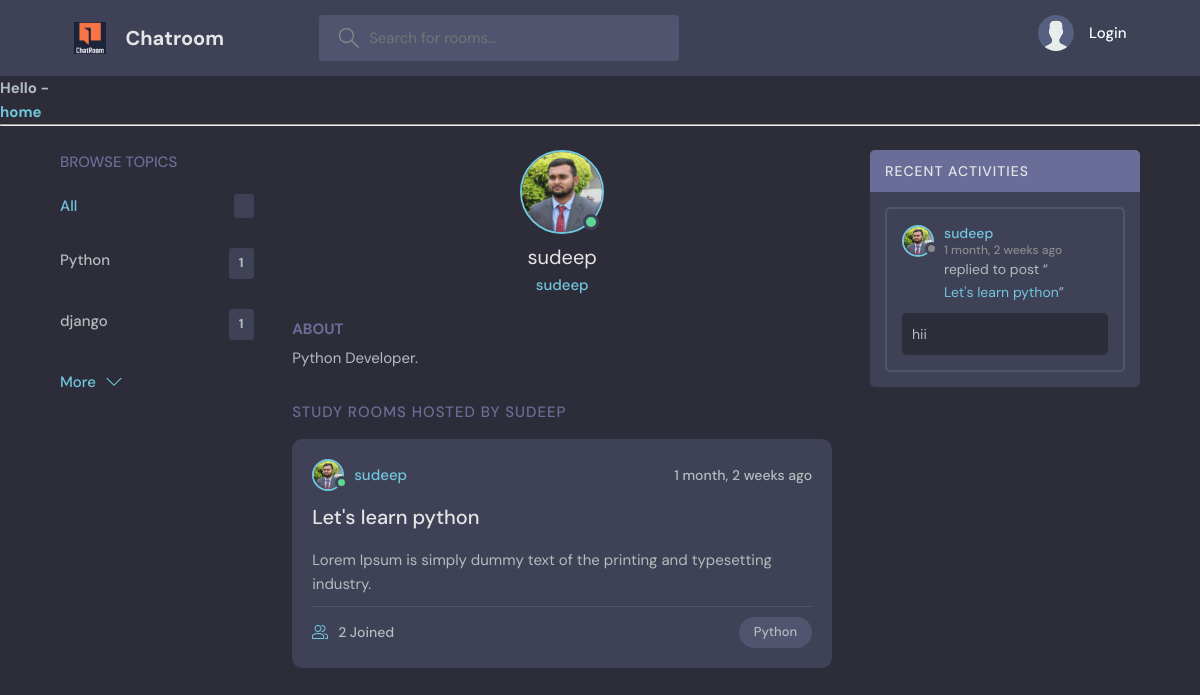
The app's page /room-profile/1/, older data.
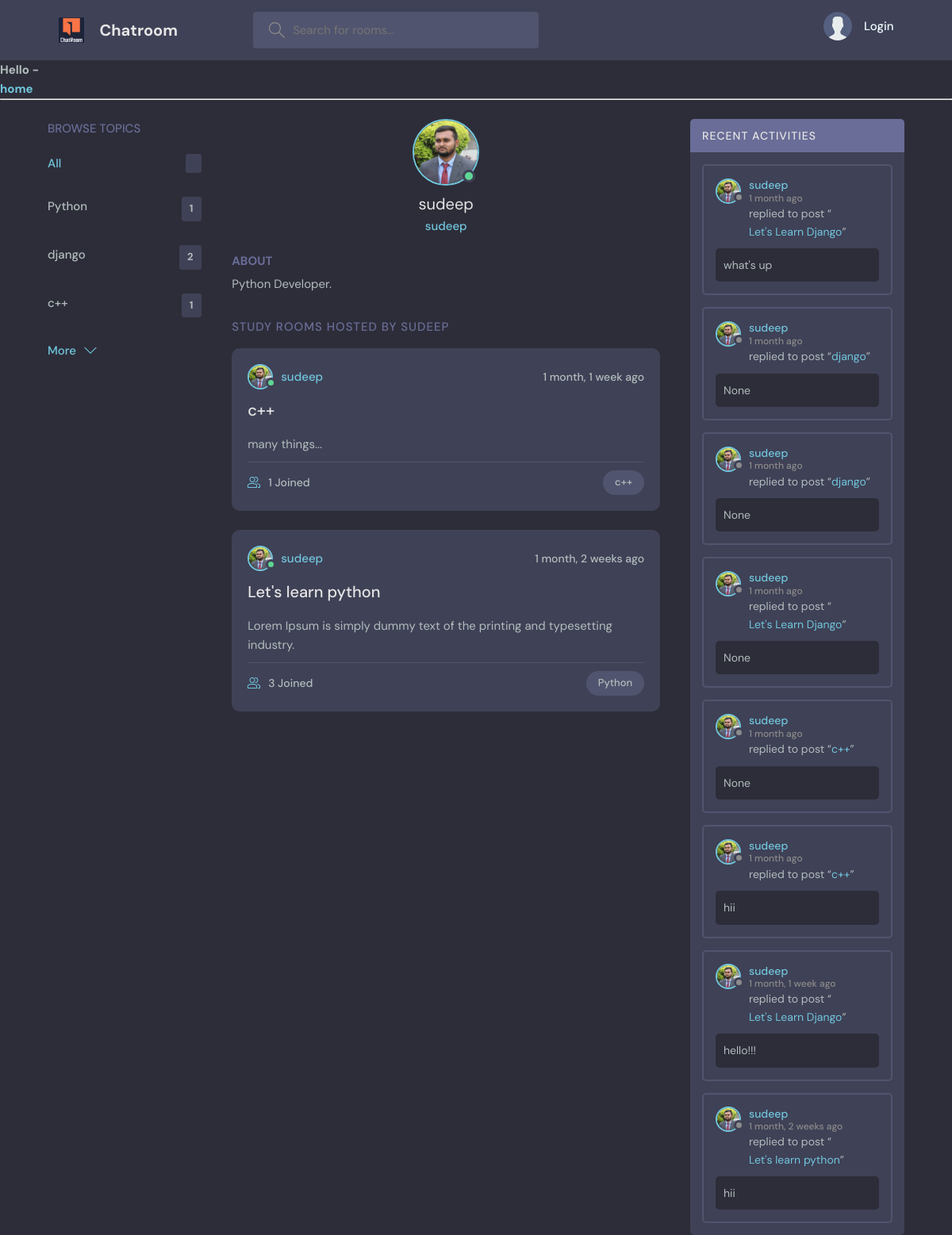
The same page, newer data.
### base/models.py (models this page shows, shortened)
class Topic(models.Model):
    name=models.CharField(max_length=200)

class User(AbstractUser):
    name=models.CharField(max_length=200,null=True)
    email=models.EmailField(unique=True,null=True)
    about=models.TextField(null=True)
    avatar=models.ImageField(null=True,default='avatar.svg')
    USERNAME_FIELD='email'
    REQUIRED_FIELDS=[]

class Room(models.Model):
    host=models.ForeignKey(User,on_delete=models.SET_NULL,null=True)
    topic=models.ForeignKey(Topic,on_delete=models.SET_NULL,null=True)
    name=models.CharField(max_length=200)
    description=models.TextField(null=True,blank=True)
    participants=models.ManyToManyField(User,related_name='participants',blank=True)
    created=models.DateTimeField(auto_now_add=True)
    updated=models.DateTimeField(auto_now=True)
    class Meta:
        ordering=['-updated','-created']

class Messages(models.Model):
    user=models.ForeignKey(User,on_delete=models.CASCADE)
    room=models.ForeignKey(Room,on_delete=models.CASCADE)
    body=models.TextField(null=True,blank=True)
    created=models.DateTimeField(auto_now_add=True)
    updated=models.DateTimeField(auto_now=True)
    class Meta:
        ordering=['-updated','-created']

### base/views.py (the view)
# urls.py: path('room-profile/<str:pk>/',views.room_profile,name='room-profile'),
def room_profile(request,pk):
    user=User.objects.get(id=pk)
    rooms=user.room_set.all()
    room_messages=user.messages_set.all()
    topics=Topic.objects.all()
    context={'user':user,'rooms':rooms,'room_messages':room_messages,'topics':topics}
    return render(request,'base/profile.html',context)

### base/templates/base/profile.html (shortened to what this page needs)
{% extends 'main.html' %}
{%  block start %}
  <main class="profile-page layout layout--3">
    <div class="container">
      {% include 'base/topic_component.html' %}
      <div class="roomList">
        <div class="profile">
          <div class="profile__avatar">
            <div class="avatar avatar--large active">
              <img src="{{user.avatar.url}}" />
            </div>
          </div>
          <div class="profile__info">
            <h3>{{user.username}}</h3>
            <p>{{user.username}}</p>
          </div>
          <div class="profile__about">
            <h3>About</h3>
            <p>
             {{user.about}}
            </p>
          </div>
        </div>
        <div class="roomList__header">
          <div>
            <h2>Study Rooms Hosted by {{user.username}} </a>
            </h2>
          </div>
        </div>
        {% include 'base/room_component.html' %}
      </div>
      {% include 'base/activity_component.html' %}
    </div>
  </main>
{% endblock %}

### templates/main.html (shortened to what this page needs)
<!DOCTYPE html>
{% load static %}
<html lang="en">
  <head>
    <link rel="stylesheet" href="{% static 'style/style.css' %}" />
  </head>
  <body>
    {% include 'nav.html' %}
    {%  block start %}
    {% endblock %}
  </body>
</html>

### templates/nav.html (shortened to what this page needs)
{% load static %}
<header class="header header--loggedIn">
    <div class="container">
      <a href="{% url 'home' %}" class="header__logo">
        <img src="{% static 'images/logo.PNG' %}" />
        <h1>Chatroom</h1>
      </a>
      <form class="header__search" method="=GET" action="{% url 'home' %}">
        <label>
          <input name="q" placeholder="Search for rooms..." />
        </label>
      </form>
      <nav class="header__menu">
        {% if request.user.is_authenticated %}
        Logged In
        <div class="header__user">
          <a href="{% url 'update-user' %}">
            <div class="avatar avatar--medium active">
              <img src="{{request.user.avatar.url}}" />
            </div>
            <p>{{request.user.username}} <span>{{request.user.username}}</span></p>
          </a>
          <button class="dropdown-button">
            <svg version="1.1" xmlns="http://www.w3.org/2000/svg" width="32" height="32" viewBox="0 0 32 32">
              <title>chevron-down</title>
              <path d="M16 21l-13-13h-3l16 16 16-16h-3l-13 13z"></path>
            </svg>
          </button>
        </div>
        {% else %}
         <a href="{% url 'login' %}">
          <img src="{% static 'images/avatar.svg' %}">
          <p style="color: azure;">Login</p>
        </a>
        {%endif%}
      </nav>
    </div>
  </header>
<strong>Hello -  {{request.user.username}}</strong><br>
<a href="{% url 'home' %}">
 <h3>home</h3>
</a>
<hr>

### base/templates/base/topic_component.html
<div class="topics">
   <div class="topics__header">
     <h2>Browse Topics</h2>
   </div>
   <ul class="topics__list">
     <li>
       <a href="{% url 'home' %}" class="active">All <span>{{room_count}}</span></a>
     </li>
     {% for topic in topics %}
     <li>
       <a href="{% url 'home' %}?q={{topic.name}}">{{topic.name}}<span> {{topic.room_set.all.count}} </span></a>
     </li>
     {% endfor %}
   </ul>
   <a class="btn btn--link" href="{% url 'topics' %}">
     More
     <svg version="1.1" xmlns="http://www.w3.org/2000/svg" width="32" height="32" viewBox="0 0 32 32">
       <title>chevron-down</title>
       <path d="M16 21l-13-13h-3l16 16 16-16h-3l-13 13z"></path>
     </svg>
   </a>
 </div>

### base/templates/base/room_component.html (shortened to what this page needs)
{% for room in rooms %}
<div class="roomListRoom">
    <div class="roomListRoom__header">
      <a href="{% url 'room-profile' room.host.id %}" class="roomListRoom__author">
        <div class="avatar avatar--small active">
          <img src="{{room.host.avatar.url}}" />
        </div>
        <span>{{room.host.username}}</span>
      </a>
      <div class="roomListRoom__actions">
        <span>{{room.created|timesince}} ago</span>
      </div>
    </div>
    <div class="roomListRoom__content">
      <a href="{% url 'room' room.id %}">{{room.name}}</a>
      <p>
        {{room.description}}
      </p>
    </div>
    <div class="roomListRoom__meta">
      <a href="{% url 'room' room.id %}" class="roomListRoom__joined">
       {{room.participants.all.count}} Joined
      </a>
      <p class="roomListRoom__topic">{{room.topic.name}}</p>
    </div>
  </div>
{% endfor %}

### base/templates/base/activity_component.html (shortened to what this page needs)
<div class="activities">
    <div class="activities__header">
      <h2>Recent Activities</h2>
    </div>
    {% for message in room_messages %}
    <div class="activities__box">
      <div class="activities__boxHeader roomListRoom__header">
        <a href="{% url 'room-profile' message.user.id %}" class="roomListRoom__author">
          <div class="avatar avatar--small">
            <img src="{{message.user.avatar.url}}" />
          </div>
          <p>
            {{message.user.username}}
            <span>{{message.created|timesince}} ago</span>
          </p>
        </a>
      </div>
      <div class="activities__boxContent">
        <p>replied to post “<a href="{% url 'room' message.room.id %}">{{message.room.name}}</a>”</p>
        <div class="activities__boxRoomContent">
            {{message.body}}
        </div>
      </div>
    </div>
    {% endfor %}
  </div>

Row changes from the older to the newer data that the page shows:
computed for Topic "django": room_set.all.count "1" → "2"
added Topic: name "c++", room_set.all.count "1"
added Room: host.avatar (picture), host.username "sudeep", created "1 month, 1 week", name "c++", description "many things...", participants.all.count "1", topic.name "c++"
computed for Room "Let's learn python": participants.all.count "2" → "3"
added Messages: user.avatar (picture), user.username "sudeep", created "1 month", room.name "Let's Learn Django", body "what's up"
added Messages: user.avatar (picture), user.username "sudeep", created "1 month", room.name "django", body "None"
added Messages: user.avatar (picture), user.username "sudeep", created "1 month", room.name "django", body "None"
added Messages: user.avatar (picture), user.username "sudeep", created "1 month", room.name "Let's Learn Django", body "None"
added Messages: user.avatar (picture), user.username "sudeep", created "1 month", room.name "c++", body "None"
added Messages: user.avatar (picture), user.username "sudeep", created "1 month", room.name "c++", body "hii"
added Messages: user.avatar (picture), user.username "sudeep", created "1 month, 1 week", room.name "Let's Learn Django", body "hello!!!"
